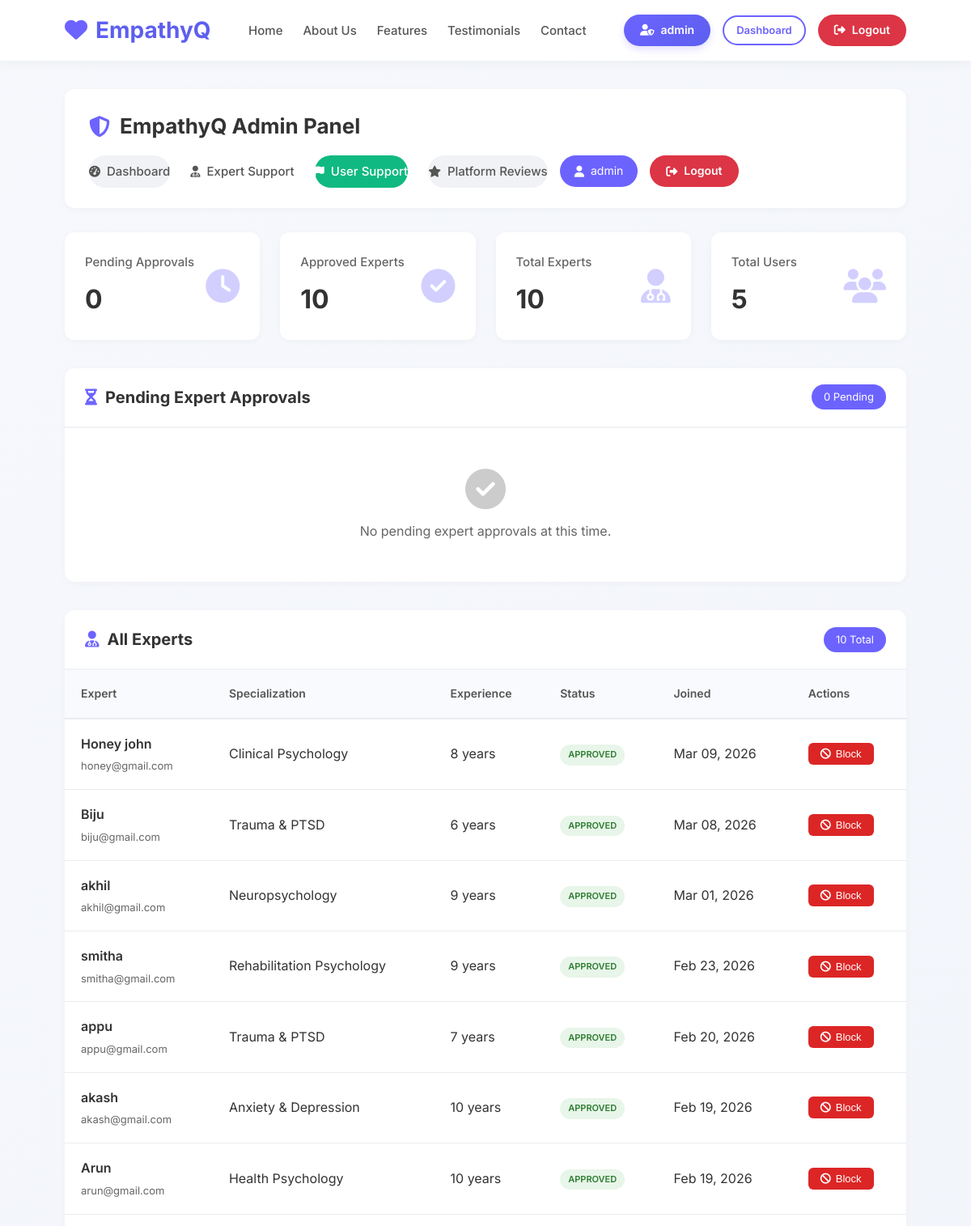
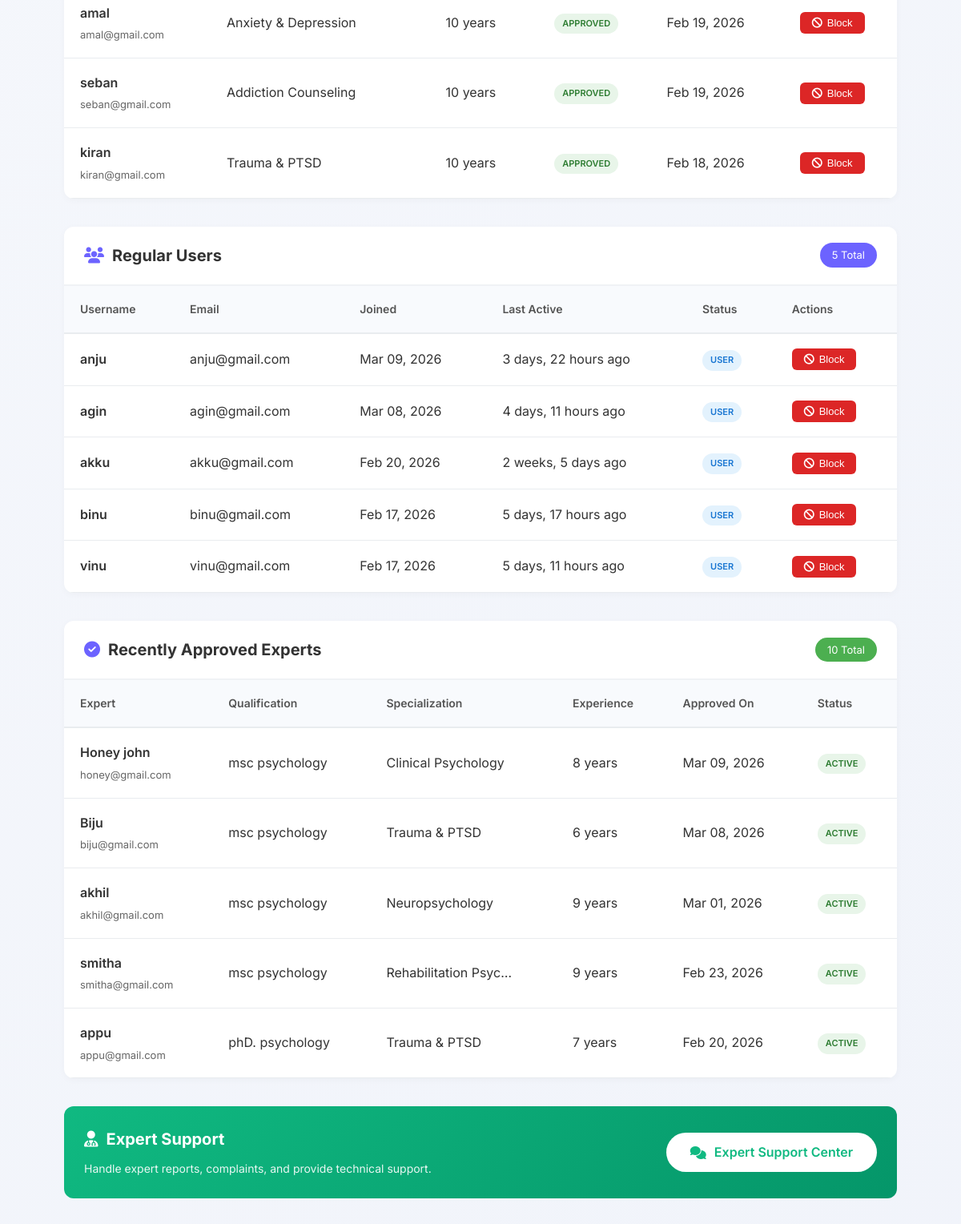
The app's page /dashboard/admin/ (signed in, upper part), older data (2 pictures, top to bottom).
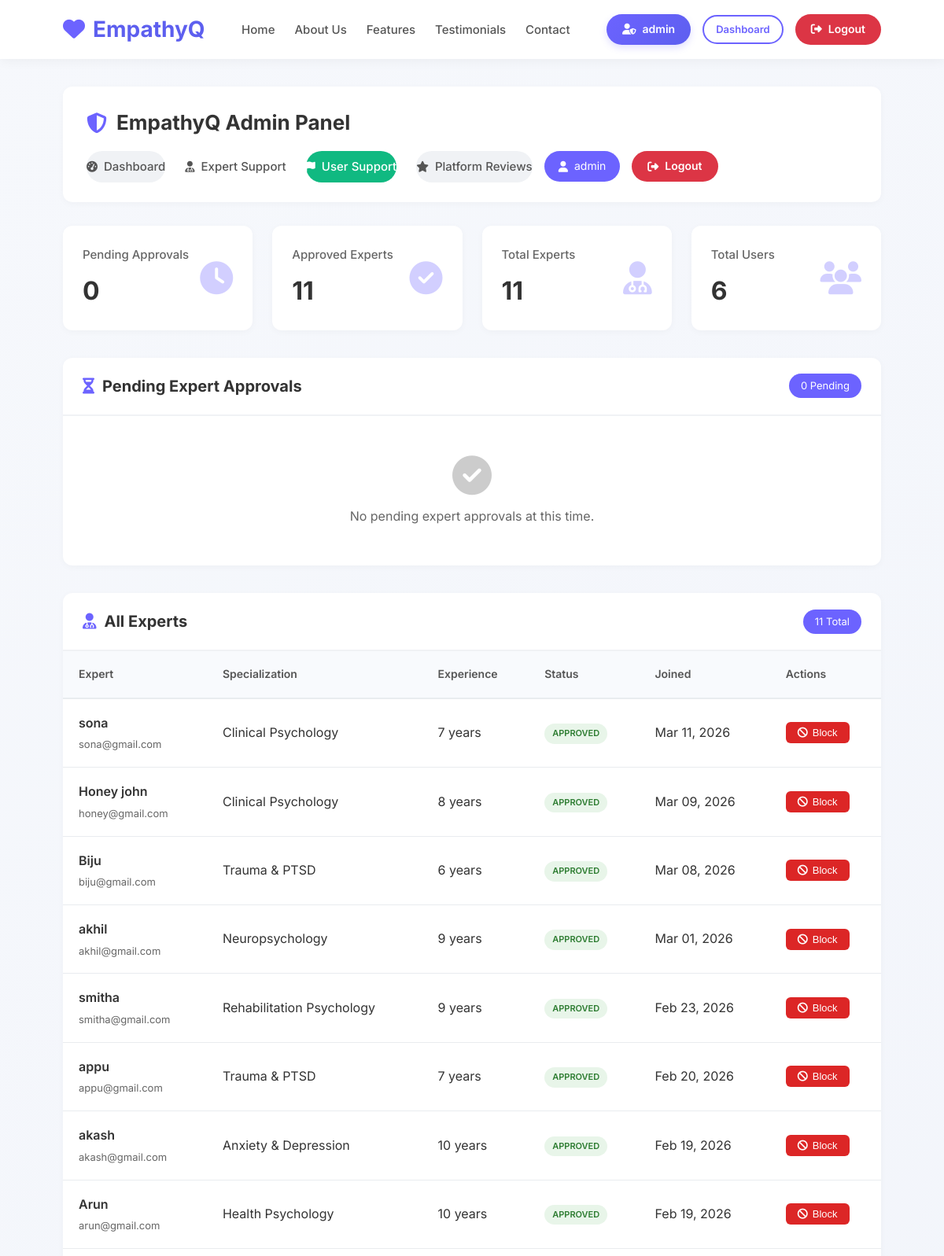
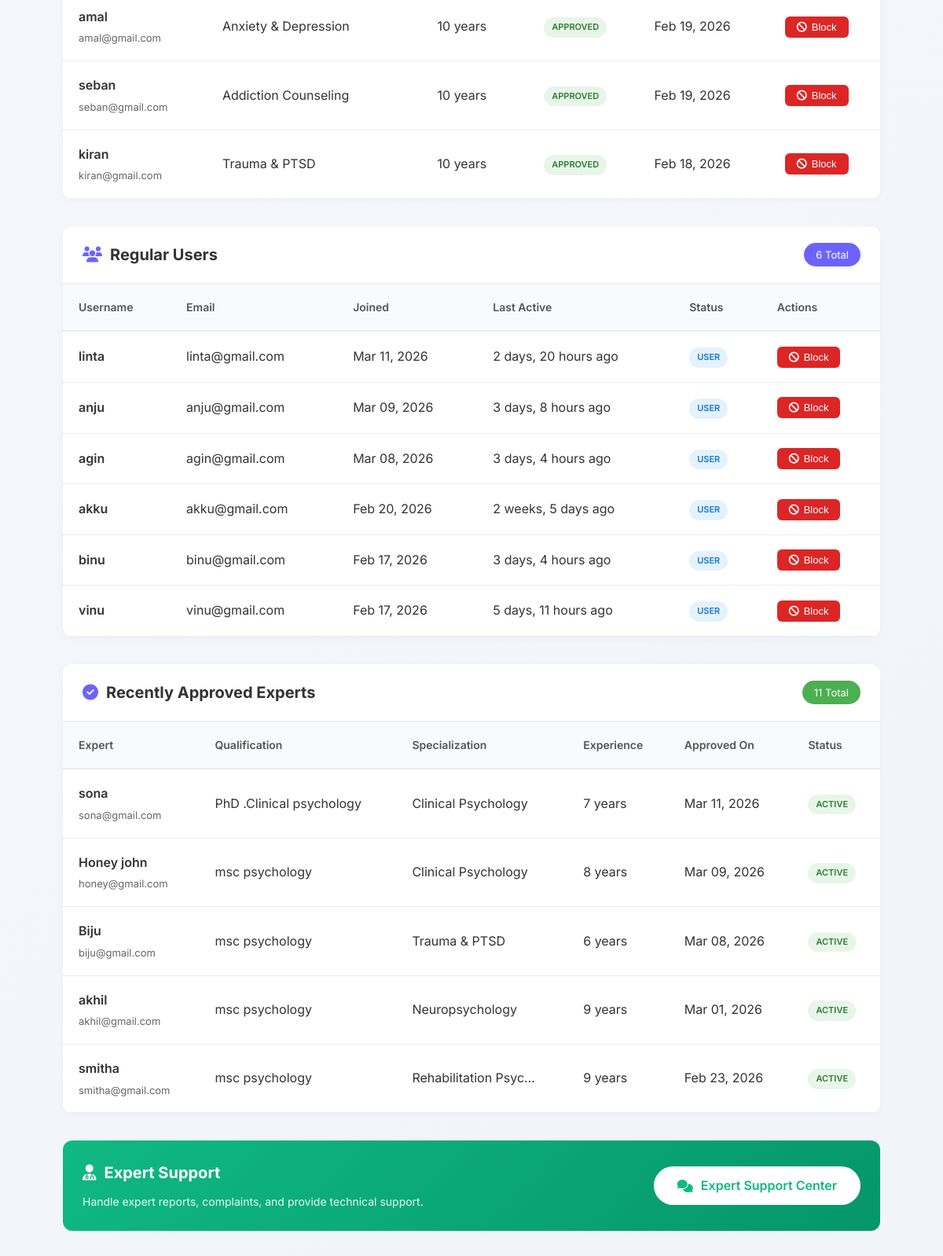
The same page, newer data (2 pictures, top to bottom).
### accounts/models.py (models this page shows, shortened)
class ExpertProfile(models.Model):
    user = models.OneToOneField(
        User,
        on_delete=models.CASCADE,
        related_name="expert_profile"
    )
    qualification = models.CharField(max_length=100)
    license_number = models.CharField(max_length=50)
    experience_years = models.PositiveIntegerField()
    specialization = models.CharField(max_length=100)
    is_approved = models.BooleanField(default=False)
    certificate = models.FileField(upload_to='expert_certificates/', blank=True, null=True)
    additional_documents = models.FileField(upload_to='expert_documents/', blank=True, null=True)
    uploaded_at = models.DateTimeField(auto_now_add=True, null=True)

class User(AbstractUser):
    USER = 'user'
    EXPERT = 'expert'
    ADMIN = 'admin'
    ROLE_CHOICES = [
        (USER, 'User'),
        (EXPERT, 'Expert'),
        (ADMIN, 'Admin'),
    ]
    role = models.CharField(
        max_length=10,
        choices=ROLE_CHOICES,
        default=USER
    )
    is_blocked = models.BooleanField(default=False, help_text="Designates whether the user is blocked by admin")
    blocked_reason = models.TextField(blank=True, null=True, help_text="Reason for blocking the user")
    blocked_at = models.DateTimeField(null=True, blank=True)
    blocked_by = models.ForeignKey('self', on_delete=models.SET_NULL, null=True, blank=True, related_name='blocked_users')

### accounts/views.py (the view)
# urls.py: path('dashboard/admin/', views.admin_dashboard, name='admin_dashboard'),
@login_required
@user_passes_test(is_admin)
def admin_dashboard(request):
    pending_experts = ExpertProfile.objects.filter(is_approved=False).order_by('-uploaded_at')
    approved_experts = ExpertProfile.objects.filter(is_approved=True).order_by('-uploaded_at')[:5]
    all_experts = ExpertProfile.objects.all().order_by('-uploaded_at').select_related('user')
    regular_users = User.objects.filter(
        role=User.USER  # Only users with role='user'
    ).exclude(
        is_superuser=True  # Exclude superusers/admins
    ).order_by('-date_joined')
    pending_count = pending_experts.count()
    approved_count = ExpertProfile.objects.filter(is_approved=True).count()
    total_experts = User.objects.filter(role=User.EXPERT).count()
    total_users = regular_users.count()  # Count only regular users
    unread_chat_count = ChatMessage.objects.filter(
        recipient=request.user,
        is_read=False
    ).count()
    latest_unread_message = ChatMessage.objects.filter(
        recipient=request.user,
        is_read=False
    ).select_related('sender').order_by('-timestamp').first()
    all_incoming_messages = ChatMessage.objects.filter(
        recipient=request.user
    ).select_related('sender').order_by('-timestamp')[:20]  # Last 20 messages
    context = {
        'pending_experts': pending_experts,
        'approved_experts': approved_experts,
        'pending_count': pending_count,
        'approved_count': approved_count,
        'total_experts': total_experts,
        'total_users': total_users,
        'all_experts': all_experts,
        'regular_users': regular_users,
        'regular_users_count': regular_users.count(),
        'unread_chat_count': unread_chat_count,
        'latest_unread_message': latest_unread_message,
        'all_incoming_messages': all_incoming_messages,
    }
    return render(request, "accounts/admin.html", context)

### accounts/views.py (called while the page is built)
def is_admin(user):
    return user.is_authenticated and user.is_superuser

### accounts/templates/accounts/admin.html (shortened to what the changed rows need)
{% extends 'base.html' %}
{% block content %}
<div class="container" style="padding-top: 30px;">
    <div class="header">
        <h1>
            <i class="fas fa-shield-alt"></i>
            EmpathyQ Admin Panel
        </h1>
    </div>
    <div class="stats-grid">
        <div class="stat-card" onclick="location.href='#approved'">
            <div class="stat-info">
                <h3>Approved Experts</h3>
                <div class="stat-number">{{ approved_count|default:'0' }}</div>
            </div>
        </div>
        <div class="stat-card" onclick="location.href='#experts'">
            <div class="stat-info">
                <h3>Total Experts</h3>
                <div class="stat-number">{{ total_experts|default:'0' }}</div>
            </div>
        </div>
        <div class="stat-card" onclick="location.href='#users'">
            <div class="stat-info">
                <h3>Total Users</h3>
                <div class="stat-number">{{ total_users|default:'0' }}</div>
            </div>
        </div>
    </div>
    <div class="section" id="pending">
        <div class="section-header">
            <h2>
                <i class="fas fa-hourglass-half"></i>
                Pending Expert Approvals
            </h2>
        </div>
    </div>
    <div class="section" id="experts">
        <div class="section-header">
            <h2>
                <i class="fas fa-user-md"></i>
                All Experts
            </h2>
            <span class="badge">{{ total_experts|default:'0' }} Total</span>
        </div>
        {% if all_experts %}
        <div class="table-responsive">
            <table>
                <thead>
                    <tr>
                        <th>Expert</th>
                        <th>Specialization</th>
                        <th>Experience</th>
                        <th>Status</th>
                        <th>Joined</th>
                        <th>Actions</th>
                    </tr>
                </thead>
                <tbody>
                    {% for expert in all_experts %}
                    <tr>
                        <td>
                            <div class="expert-name">{{ expert.user.username }}</div>
                            <div class="expert-email">{{ expert.user.email }}</div>
                        </td>
                        <td>{{ expert.specialization|truncatechars:25 }}</td>
                        <td>{{ expert.experience_years }} years</td>
                        <td>
                            {% if expert.is_approved %}
                            <span class="user-role role-expert">Approved</span>
                            {% else %}
                            <span class="user-role role-user">Pending</span>
                            {% endif %}
                        </td>
                        <td>{{ expert.user.date_joined|date:"M d, Y" }}</td>
                        <td>
                            <div class="actions">
                                {% if expert.user.is_blocked %}
                                <a href="{% url 'accounts:unblock_expert' expert.id %}" class="btn-unblock btn-sm"
                                    onclick="return confirm('Unblock expert {{ expert.user.username }}? They will be able to log in again.')">
                                    <i class="fas fa-check-circle"></i> Unblock
                                </a>
                                {% else %}
                                <button class="btn-block btn-sm"
                                    onclick="openBlockModal('{{ expert.user.id }}', '{{ expert.user.username }}', '{{ expert.user.email }}', 'expert', '{{ expert.id }}')">
                                    <i class="fas fa-ban"></i> Block
                                </button>
                                {% endif %}
                            </div>
                        </td>
                    </tr>
                    {% endfor %}
                </tbody>
            </table>
        </div>
        {% else %}
        <div class="empty-state">
            <i class="fas fa-user-md"></i>
            <p>No experts found.</p>
        </div>
        {% endif %}
    </div>
    <div class="section" id="users">
        <div class="section-header">
            <h2>
                <i class="fas fa-users"></i>
                Regular Users
            </h2>
            <span class="badge">{{ regular_users_count|default:total_users }} Total</span>
        </div>
        {% if regular_users %}
        <div class="table-responsive">
            <table>
                <thead>
                    <tr>
                        <th>Username</th>
                        <th>Email</th>
                        <th>Joined</th>
                        <th>Last Active</th>
                        <th>Status</th>
                        <th>Actions</th>
                    </tr>
                </thead>
                <tbody>
                    {% for user in regular_users %}
                    <tr>
                        <td>
                            <div class="user-name">{{ user.username }}</div>
                        </td>
                        <td>{{ user.email|default:'No email' }}</td>
                        <td>{{ user.date_joined|date:"M d, Y" }}</td>
                        <td>
                            {% if user.last_login %}
                            {{ user.last_login|timesince }} ago
                            {% else %}
                            Never
                            {% endif %}
                        </td>
                        <td>
                            <span class="user-role role-user">User</span>
                        </td>
                        <td>
                            <div class="actions">
                                {% if user.is_blocked %}
                                <a href="{% url 'accounts:unblock_user' user.id %}" class="btn-unblock btn-sm"
                                    onclick="return confirm('Unblock user {{ user.username }}? They will be able to log in again.')">
                                    <i class="fas fa-check-circle"></i> Unblock
                                </a>
                                {% else %}
                                <button class="btn-block btn-sm"
                                    onclick="openBlockModal('{{ user.id }}', '{{ user.username }}', '{{ user.email }}', 'user')">
                                    <i class="fas fa-ban"></i> Block
                                </button>
                                {% endif %}
                            </div>
                        </td>
                    </tr>
                    {% endfor %}
                </tbody>
            </table>
        </div>
        {% else %}
        <div class="empty-state">
            <i class="fas fa-users"></i>
            <p>No regular users found.</p>
        </div>
        {% endif %}
    </div>
    <div class="section" id="approved">
        <div class="section-header">
            <h2>
                <i class="fas fa-check-circle"></i>
                Recently Approved Experts
            </h2>
            <span class="badge" style="background: #4CAF50;">{{ approved_count }} Total</span>
        </div>
        {% if approved_experts %}
        <div class="table-responsive">
            <table>
                <thead>
                    <tr>
                        <th>Expert</th>
                        <th>Qualification</th>
                        <th>Specialization</th>
                        <th>Experience</th>
                        <th>Approved On</th>
                        <th>Status</th>
                    </tr>
                </thead>
                <tbody>
                    {% for expert in approved_experts %}
                    <tr>
                        <td>
                            <div class="expert-name">{{ expert.user.username }}</div>
                            <div class="expert-email">{{ expert.user.email }}</div>
                        </td>
                        <td>{{ expert.qualification|truncatechars:25 }}</td>
                        <td>{{ expert.specialization|truncatechars:20 }}</td>
                        <td>{{ expert.experience_years }} years</td>
                        <td>{{ expert.uploaded_at|date:"M d, Y" }}</td>
                        <td>
                            {% if expert.user.is_blocked %}
                            <div class="block-reason-preview" title="{{ expert.user.blocked_reason }}">
                                <i class="fas fa-info-circle"></i> Blocked
                            </div>
                            {% else %}
                            <span class="user-role role-expert">Active</span>
                            {% endif %}
                        </td>
                    </tr>
                    {% endfor %}
                </tbody>
            </table>
        </div>
        {% else %}
        <div class="empty-state">
            <i class="fas fa-user-md"></i>
            <p>No approved experts yet.</p>
        </div>
        {% endif %}
    </div>
</div>
{% endblock %}

Row changes from the older to the newer data that the page shows:
no longer on one of the page's lists (row unchanged): ExpertProfile: user.username "appu", user.email "appu@gmail.com", qualification "phD. psychology", specialization "Trauma & PTSD", experience_years "7", uploaded_at "Feb 20, 2026"
added ExpertProfile: user.username "sona", user.email "sona@gmail.com", specialization "Clinical Psychology", experience_years "7", is_approved "APPROVED", user.date_joined "Mar 11, 2026", qualification "PhD .Clinical psychology", uploaded_at "Mar 11, 2026", shows "ACTIVE"
added User: username "linta", email "linta@gmail.com", date_joined "Mar 11, 2026", last_login "2 days, 20 hours"
changed User "anju": last_login "3 days, 22 hours" → "3 days, 8 hours"
changed User "agin": last_login "4 days, 11 hours" → "3 days, 4 hours"
changed User "binu": last_login "5 days, 17 hours" → "3 days, 4 hours"
Text that changed along with them:
{{ approved_count|default:'0' }}: "10" → "11"
{{ total_experts|default:'0' }}: "10" → "11"
{{ total_users|default:'0' }}: "5" → "6"
{{ regular_users_count|default:total_users }}: "5" → "6"
{{ approved_count }}: "10" → "11"
